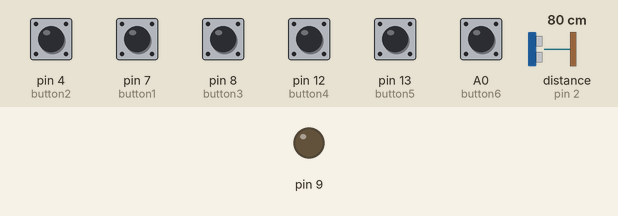
Simulated run of this sketch. Board: Arduino Uno, built with avr-gcc and run on an emulated ATmega328P. On the bench: output pins drawn as LEDs (lit = HIGH). Wiring (inferred from the names in the program): ultrasonic range finder: trigger pin 3; echo pin 2. The test bench sets the inputs (shaded band); at power-on: A0 (button6), pin 4 (button2), pin 7 (button1), pin 8 (button3), pin 12 (button4), pin 13 (button5) LOW, distance to the obstacle (sensor on pin 2) 80 cm. The echo pulse lasts 58.3 µs per cm; pins used as bus, display or sensor lines are not drawn; what the sketch prints to the serial monitor is not drawn.

Above: at 1.2 s.
1.3 s: pin 4 (button2) pulled HIGH for 0.15 s
At 1.46 s:
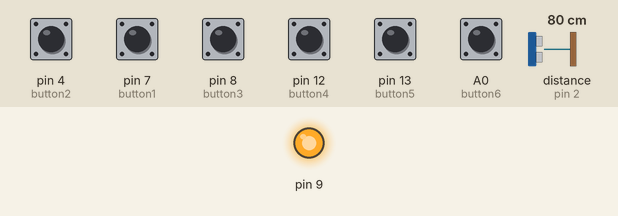
At 2.06 s:
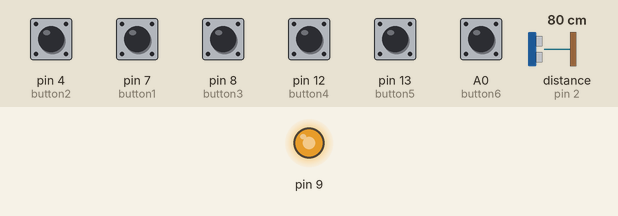
Timing chart, 0 to 4.3 s (numbered marks = the images above; inputs shaded):
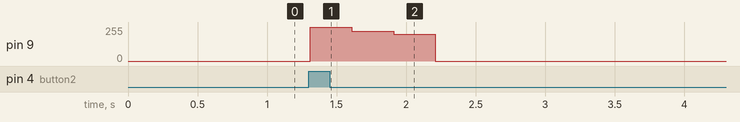

Measured:
- after the input at 1.3 s, pin 9: 0/255 → 255/255 at once, → 225/255 0.30 s later, → 200/255 0.30 s later, → 0/255 0.30 s later

The sketch:

Iteration-2.5.ino
```cpp
int bstate1 = 0;
int bstate2 = 0;
int bstate3 = 0;
int bstate4 = 0;
int bstate5 = 0;
int bstate6 = 0;
int negitive_dc = 6;
int positive_dc = 5;
int negitive_dc2 = 11;
int positive_dc2 = 10;
int button1 = 7;
int button2 = 4;
int button3 = 8;
int button4 = 12;
int button5 = 13;//set button
int button6 = A0;//clear button

long duration;

int distance;


void setup ()
{
  pinMode(2, INPUT); //echo
  pinMode(3, OUTPUT); //trigger

  Serial.begin(9600);
  pinMode (negitive_dc,OUTPUT);
  pinMode (positive_dc,OUTPUT);
  pinMode (negitive_dc2,OUTPUT);
  pinMode (positive_dc2,OUTPUT);
  pinMode (button1,INPUT);
  pinMode (button2,INPUT);
  pinMode (button3,INPUT);
  pinMode (button4,INPUT);
  pinMode (button5,INPUT);
  pinMode (button6,INPUT);
  pinMode (9,OUTPUT);
}

void loop ()
{


  bstate1 = digitalRead (button1);
  bstate2 = digitalRead (button2);
  bstate3 = digitalRead (button3);
  bstate4 = digitalRead (button4);
  bstate5 = digitalRead (button5);
  bstate6 = digitalRead (button6);


  //trigger code
  digitalWrite(3, LOW);
  delay(0.2);

  digitalWrite(3, HIGH);
  delay(0.10);

  digitalWrite(3, LOW);

  //echo code
  duration = pulseIn(2, HIGH);

  distance = (duration*0.034)/2;
  if (distance >18) {
    Serial.println(distance);
      //forwards
    if (bstate1 == HIGH)
    {
      analogWrite(9,200);
      delay(300);
      analogWrite(9,225);
      delay(300);
      analogWrite(9,255);
      delay(300);
      digitalWrite(9,LOW);
      digitalWrite (positive_dc,HIGH);
      digitalWrite (negitive_dc,LOW);
      digitalWrite (positive_dc2,HIGH);
      digitalWrite (negitive_dc2,LOW);
      delay(3000);
      digitalWrite (positive_dc,LOW);
      digitalWrite (negitive_dc,LOW);
      digitalWrite (positive_dc2,LOW);
      digitalWrite (negitive_dc2,LOW);
    }
      else
    {
      digitalWrite (positive_dc,LOW);
      digitalWrite (negitive_dc,LOW);
      digitalWrite (positive_dc2,LOW);
      digitalWrite (negitive_dc2,LOW);
    }
    //reverse
    if (bstate2 == HIGH)
    {
      analogWrite(9,255);
      delay(300);
      analogWrite(9,225);
      delay(300);
      analogWrite(9,200);
      delay(300);
      digitalWrite(9,LOW);
      digitalWrite (positive_dc,LOW);
      digitalWrite (negitive_dc,HIGH);
      digitalWrite (positive_dc2,LOW);
      digitalWrite (negitive_dc2,HIGH);
     delay(3000);
      digitalWrite (positive_dc,LOW);
      digitalWrite (negitive_dc,LOW);
      digitalWrite (positive_dc2,LOW);
      digitalWrite (negitive_dc2,LOW);
    }
    else
    {
      digitalWrite (positive_dc,LOW);
      digitalWrite (negitive_dc,LOW);
      digitalWrite (positive_dc2,LOW);
      digitalWrite (negitive_dc2,LOW);
    }
    //left
    if (bstate4 == HIGH)
    {
      analogWrite(9,200);
      delay(300);
      digitalWrite(9,LOW);
      delay(300);
      analogWrite(9,200);
      delay(300);
      digitalWrite(9,LOW);
      digitalWrite (positive_dc,HIGH);
      digitalWrite (negitive_dc,LOW);
      digitalWrite (positive_dc2,LOW);
      digitalWrite (negitive_dc2,LOW);//change to high if you want to on the spot turn
      delay(3000);
      digitalWrite (positive_dc,LOW);
      digitalWrite (negitive_dc,LOW);
      digitalWrite (positive_dc2,LOW);
      digitalWrite (negitive_dc2,LOW);
    }
    else
    {
      digitalWrite (positive_dc,LOW);
      digitalWrite (negitive_dc,LOW);
      digitalWrite (positive_dc2,LOW);
      digitalWrite (negitive_dc2,LOW);
    }
    //right
    if (bstate3 == HIGH)
    {
      analogWrite(9,200);
      delay(300);
      digitalWrite(9,LOW);
      delay(300);
      analogWrite(9,200);
      delay(300);
      digitalWrite(9,LOW);
      digitalWrite (positive_dc,LOW);
      digitalWrite (negitive_dc,LOW);//change to high if you want to on the spot turn
      digitalWrite (positive_dc2,HIGH);
      digitalWrite (negitive_dc2,LOW);
      delay(3000);
      digitalWrite (positive_dc,LOW);
      digitalWrite (negitive_dc,LOW);
      digitalWrite (positive_dc2,LOW);
      digitalWrite (negitive_dc2,LOW);
    }
    else
    {
      digitalWrite (positive_dc,LOW);
      digitalWrite (negitive_dc,LOW);
      digitalWrite (positive_dc2,LOW);
      digitalWrite (negitive_dc2,LOW);
    }
  }
  else
    {
      digitalWrite (positive_dc,LOW);
      digitalWrite (negitive_dc,LOW);
      digitalWrite (positive_dc2,LOW);
      digitalWrite (negitive_dc2,LOW);
    }


}
```
